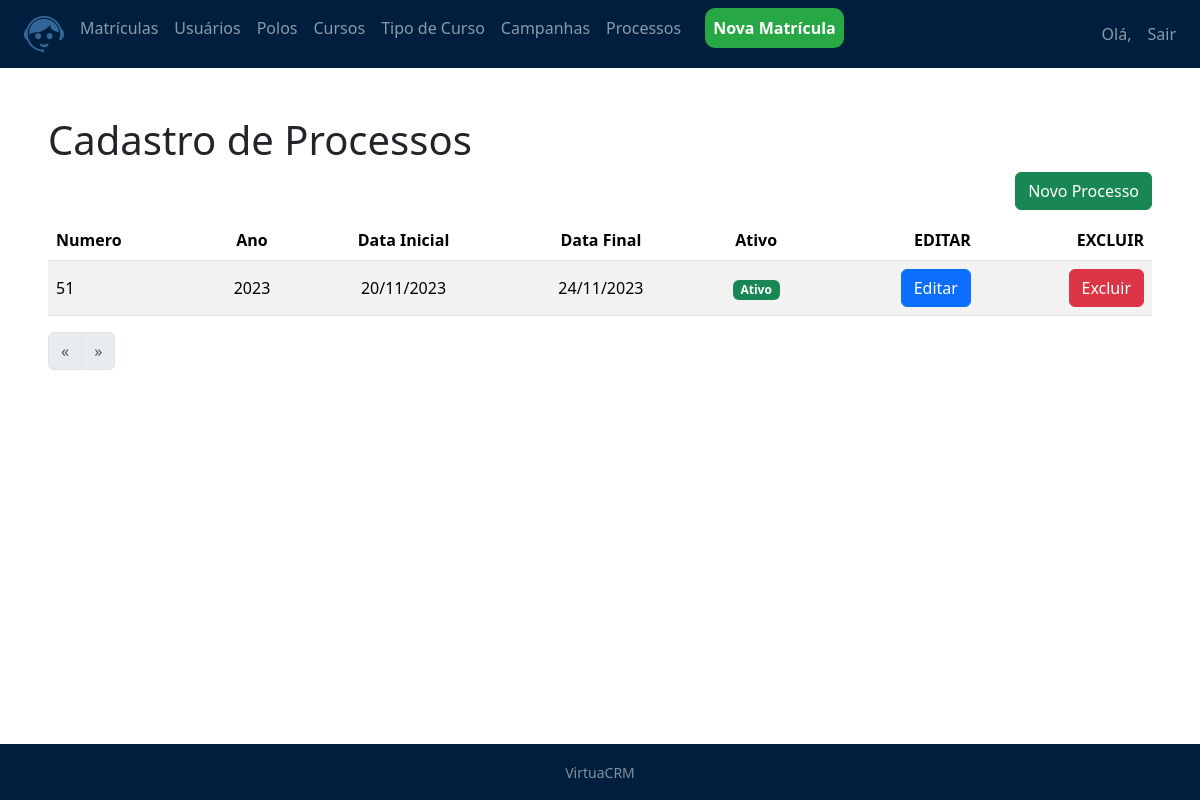
/matriculas/processo/ (signed in), run on an earlier commit of the app's database.
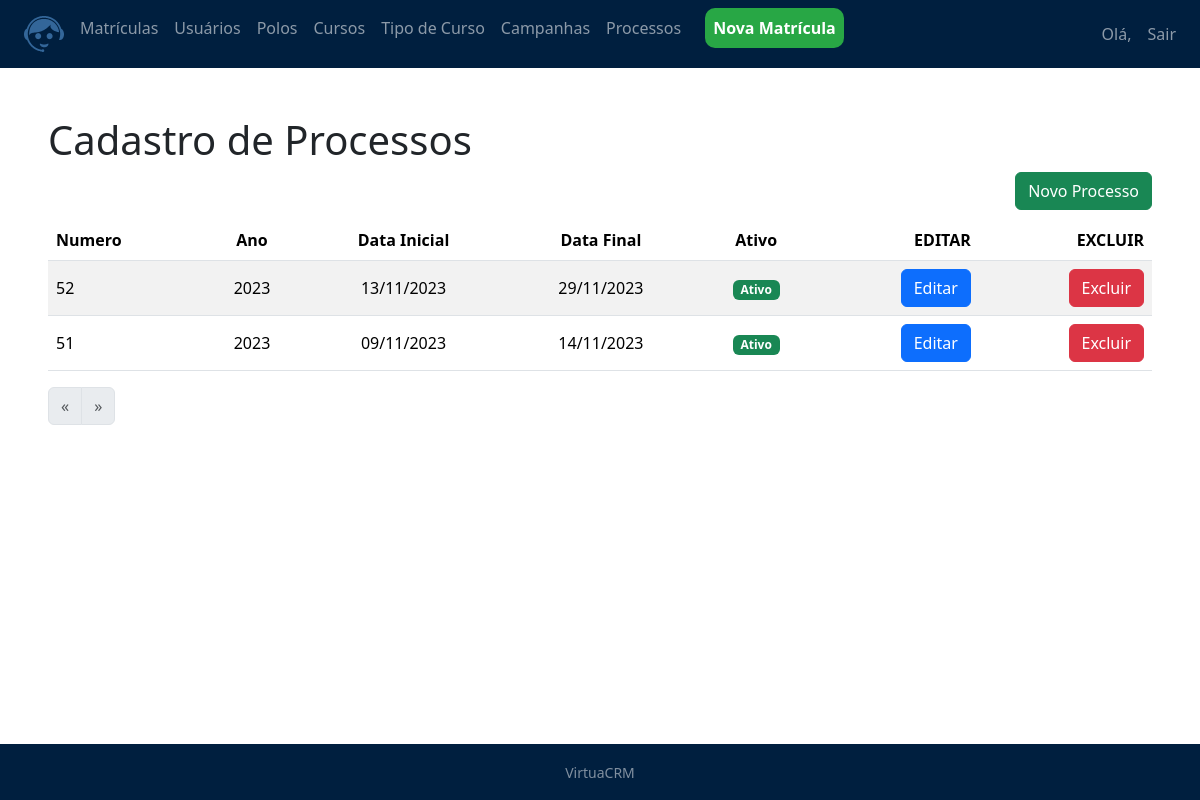
And on a later commit of the database.
### matriculas/models.py (models this page shows, shortened)
class cad_processo(models.Model):
    numero_processo =  models.CharField(max_length=2)
    ano_processo = models.CharField(max_length=4)
    data_inicial_processo = models.DateTimeField()
    data_final_processo = models.DateTimeField()
    ativo = models.BooleanField(default=True)
    class Meta:
        db_table = 'processo'
    def get_data_inicial(self):
        return self.data_inicial_processo.strftime('%d/%m/%Y')
    def get_data_final(self):
        return self.data_final_processo.strftime('%d/%m/%Y')
    def get_absolute_url(self):
        return reverse("matriculas:processo_update", kwargs={'id': self.id}) #Direciona para a url de edição
    def get_delete_url(self):
        return reverse("matriculas:processo_delete", kwargs={'id': self.id})# Exclui o resgistro

### matriculas/views.py (the view)
# urls.py: path('processo/', ProcessoListView.as_view(), name='processo_list'),
class ProcessoListView(LoginRequiredMixin, ListView):
    template_name = 'matriculas/processo_list.html'
    model = cad_processo
    queryset = cad_processo.objects.all()

### matriculas/templates/matriculas/processo_list.html (shortened to what this page needs)
{% extends 'model-page.html'%}
{% block content %}
<h1>Cadastro de Processos</h1>
<a href="{% url 'matriculas:processo_new' %}"
    <button type="button" class="btn btn-success" style="float: right; margin-bottom: 10px">Novo Processo</button>
  </a>
<table class="table table table-striped">
    <thead>
        <tr>
          <th class="text-start align-middle">Numero</th>
          <th class="text-center align-middle">Ano</th>
          <th class="text-center align-middle">Data Inicial</th>
          <th class="text-center align-middle">Data Final</th>
          <th class="text-center align-middle">Ativo</th>
          <th class="text-end align-middle">EDITAR</th>
          <th class="text-end align-middle">EXCLUIR</th>
        </tr>
      </thead>
      <tbody>
        {% for cad_processo in object_list %}
          <tr>
            <td class="text-start align-middle">{{cad_processo.numero_processo}}</td>
            <td class="text-center align-middle">{{cad_processo.ano_processo}}</td>
            <td class="text-center align-middle">{{cad_processo.get_data_inicial}}</td>
            <td class="text-center align-middle">{{cad_processo.get_data_final}}</td>
            <td class="text-center align-middle">
              {% if cad_processo.ativo %}
                        <span class="badge bg-success">Ativo</span>
                    {% else %}
                        <span class="badge bg-danger">Inativo</span>
                    {% endif %}
              </td>
            <td class="text-end align-middle"><a href = "{{ cad_processo.get_absolute_url }}"><button type="button" class="btn btn-primary">Editar</button></td>
              <form method="POST" action="{{ cad_processo.get_delete_url }}">{% csrf_token %}
                <td class="text-end align-middle"><button type="submit" class="btn btn-danger">Excluir</button></td>
              </form>
          </tr>
        {% endfor %}
      </tbody>
  </table>
  <ul class="pagination">
    {%if  page_obj.has_previous %}
      <li class="page-item">
        <a class="page-link" href="?page={{ page_obj.previous_page_number }}" aria-label="Previous">
          <span aria-hidden="true">&laquo;</span>
        </a>
      </li>
    {% else %}
      <li class="page-item disabled">
        <a class="page-link" href="#" aria-label="Previous">
          <span aria-hidden="true">&laquo;</span>
        </a>
      </li>
    {% endif %}
    {% if page_obj.has_next %}
      <li class="page-item">
        <a class="page-link" href="?page= {{ page_obj.next_page_number }}" aria-label="Next">
          <span aria-hidden="true">&raquo;</span>
        </a>
      </li>
    {% else %}
      <li class="page-item disabled">
        <a class="page-link" href="#" aria-label="Next">
          <span aria-hidden="true">&raquo;</span>
        </a>
      </li>
    {% endif %}
    </ul>
{% endblock %}

What changed in the data, as far as the page shows it:
changed cad_processo (number 1 of 2 on the later page): numero_processo "51" → "52"; get_data_inicial "20/11/2023" → "13/11/2023"; get_data_final "24/11/2023" → "29/11/2023"
added cad_processo: numero_processo "51", ano_processo "2023", get_data_inicial "09/11/2023", get_data_final "14/11/2023", ativo "Ativo"
